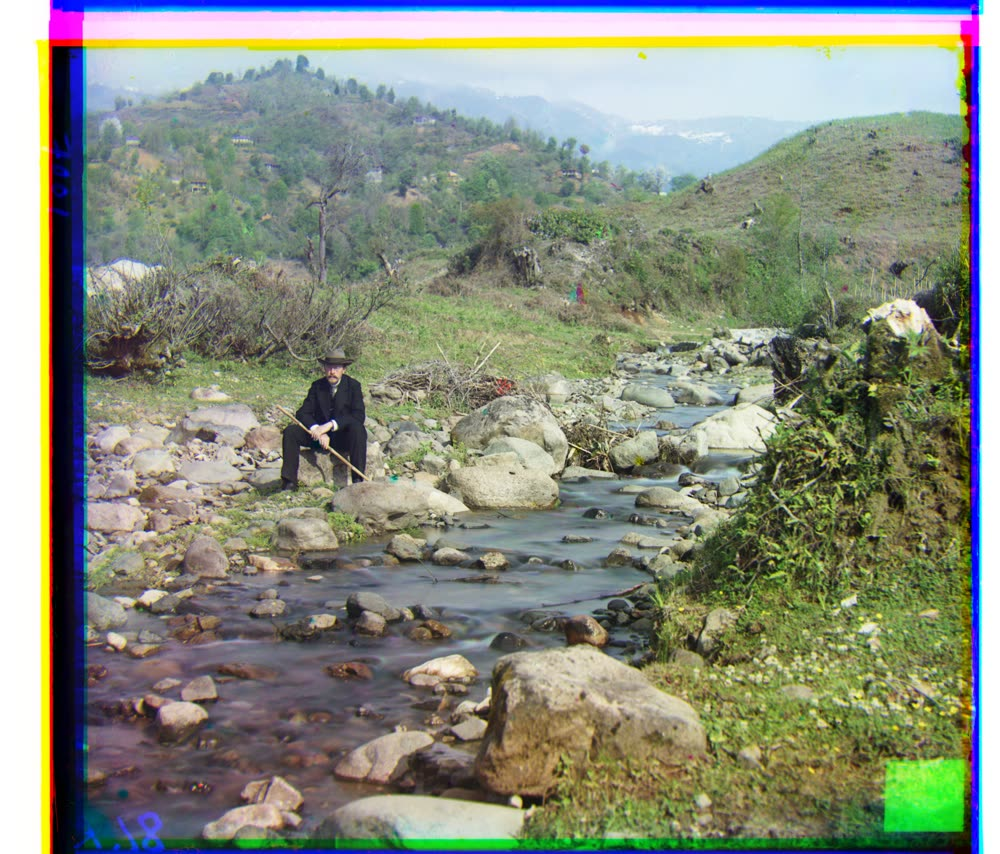
#> input picture projects/proj1/img_submission/02_multiscale_pyramid_alignment/self_portrait.jpg, 1000 x 854 px, found by its file name
$ python part1_1.py
#> lines starting #> are read from the running program, lines starting #| are printed output that depends on the picture
### projects/proj2/src/conv.py
"""2D convolution from scratch"""

import numpy as np


def conv2d_4loop(image: np.ndarray, kernel: np.ndarray) -> np.ndarray:
    """2D convolution (flips the kernel), four nested for loops. Same-size output."""
    H, W = image.shape
    kh, kw = kernel.shape
    ph, pw = kh // 2, kw // 2
    padded = np.pad(image, ((ph, ph), (pw, pw)))
    flipped = kernel[::-1, ::-1]
    out = np.zeros((H, W), dtype=np.float64)
    for i in range(H):
        for j in range(W):
            acc = 0.0
            for m in range(kh):
                for n in range(kw):
                    acc += padded[i + m, j + n] * flipped[m, n]
            out[i, j] = acc
    return out


def conv2d_2loop(image: np.ndarray, kernel: np.ndarray) -> np.ndarray:
    """Same convolution, but the two loops over output pixels are vectorized
    away with slicing, leaving only the two loops over kernel taps."""
    H, W = image.shape
    kh, kw = kernel.shape
    ph, pw = kh // 2, kw // 2
    padded = np.pad(image, ((ph, ph), (pw, pw)))
    flipped = kernel[::-1, ::-1]
    out = np.zeros((H, W), dtype=np.float64)
    for m in range(kh):
        for n in range(kw):
            out += flipped[m, n] * padded[m : m + H, n : n + W]
    return out

### projects/proj2/src/part1_1.py
"""Part 1.1: Convolutions from Scratch!

Implements 2D convolution with (a) four nested for loops and (b) two nested
for loops (kernel taps only, output plane vectorized), checks both against
scipy.signal.convolve2d, times all three, and applies a 9x9 box filter and
the finite difference operators D_x, D_y to a self-portrait.
"""

import time
from pathlib import Path

import cv2
import numpy as np
from scipy.signal import convolve2d

from conv import conv2d_2loop, conv2d_4loop

ROOT = Path(__file__).resolve().parent.parent
DATA = ROOT / "data"
OUT = ROOT / "output"
OUT.mkdir(exist_ok=True)


def to_uint8(im: np.ndarray) -> np.ndarray:
    """Min-max normalize a float array to [0, 255] uint8 for saving/display."""
    lo, hi = im.min(), im.max()
    if hi - lo < 1e-12:
        return np.zeros_like(im, dtype=np.uint8)
    return (255 * (im - lo) / (hi - lo)).astype(np.uint8)


def main():
    img = (
        cv2.imread(str(DATA / "self_portrait.jpg"), cv2.IMREAD_GRAYSCALE).astype(
            np.float64
        )
        / 255.0
    )
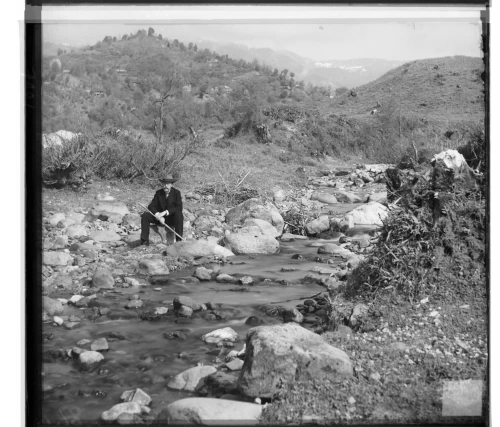
#> img: shape (854, 1000) float64 (shown at 1/2 size); min 0, max 1, mean 0.542
    cv2.imwrite(str(OUT / "1_1_self_portrait_gray.jpg"), to_uint8(img))
#> in to_uint8, `lo, hi = im.min(), im.max()`: lo = 0; hi = 1

    box9 = np.ones((9, 9)) / 81.0
    Dx = np.array([[1.0, -1.0]])
    Dy = np.array([[1.0], [-1.0]])

    # Correctness + timing comparison on a small crop (the naive 4-loop
    # version is far too slow in pure Python to run on the full image)
    small = cv2.resize(img, (96, 96), interpolation=cv2.INTER_AREA)
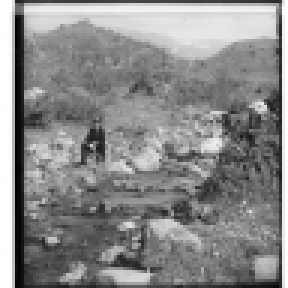
#> small: shape (96, 96) float64 (shown 3 times larger); min 0.00806, max 1, mean 0.542

    results = {}
    timings = {}

    t0 = time.perf_counter()
    results["4loop"] = conv2d_4loop(small, box9)
#> in conv2d_4loop, `padded = np.pad(image, ((ph, ph), (pw, pw)))`:
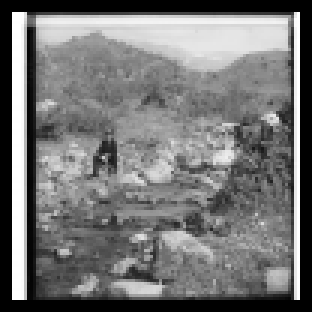
#> padded: shape (104, 104) float64 (shown 3 times larger); min 0, max 1, mean 0.462
#> after the loop in conv2d_4loop, `for i in range(H):`:
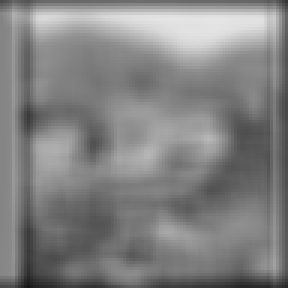
#> out: shape (96, 96) float64 (shown 3 times larger); min 0.0976, max 0.9, mean 0.511
    timings["4loop"] = time.perf_counter() - t0

    t0 = time.perf_counter()
    results["2loop"] = conv2d_2loop(small, box9)
    timings["2loop"] = time.perf_counter() - t0

    t0 = time.perf_counter()
    results["scipy"] = convolve2d(
        small, box9, mode="same", boundary="fill", fillvalue=0
    )
    timings["scipy"] = time.perf_counter() - t0

    report = [f"Test image: {small.shape}, kernel: {box9.shape} (mode='same')"]
    report += [f"{name}: {t * 1000:.3f} ms" for name, t in timings.items()]
    report.append(
        f"max|4loop - scipy| = {np.abs(results['4loop'] - results['scipy']).max():.3e}"
    )
    report.append(
        f"max|2loop - scipy| = {np.abs(results['2loop'] - results['scipy']).max():.3e}"
    )

    print("\n".join(report))
#| Test image: (96, 96), kernel: (9, 9) (mode='same')
#| 4loop: 285.728 ms
#| 2loop: 2.754 ms
#| scipy: 2.353 ms
#| max|4loop - scipy| = 1.110e-15
#| max|2loop - scipy| = 1.110e-15
    (OUT / "1_1_timing.txt").write_text("\n".join(report) + "\n")

    # --- Apply to the full self-portrait (use the vectorized 2-loop version
    # for speed; it is numerically identical to the 4-loop version) ---
    boxed = conv2d_2loop(img, box9)
#> in conv2d_2loop (call 2), `padded = np.pad(image, ((ph, ph), (pw, pw)))`:
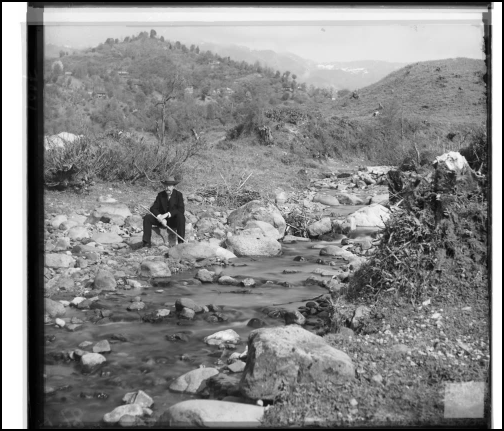
#> padded: shape (862, 1008) float64 (shown at 1/2 size); min 0, max 1, mean 0.533
    dx = conv2d_2loop(img, Dx)
#> after the loop in conv2d_2loop (call 3), `for m in range(kh):`:
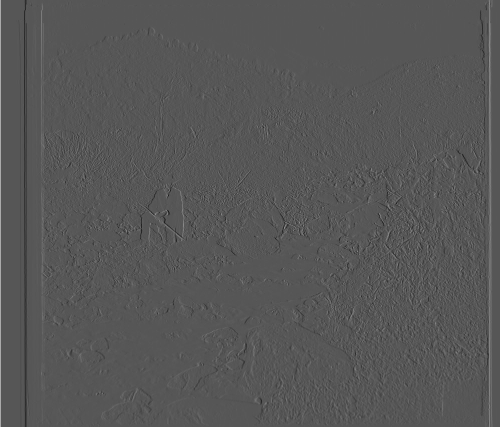
#> out: shape (854, 1000) float64 (shown at 1/2 size); min -0.518, max 1, mean 0.001; drawn with min black and max white
    dy = conv2d_2loop(img, Dy)
#> after the loop in conv2d_2loop (call 4), `for m in range(kh):`:
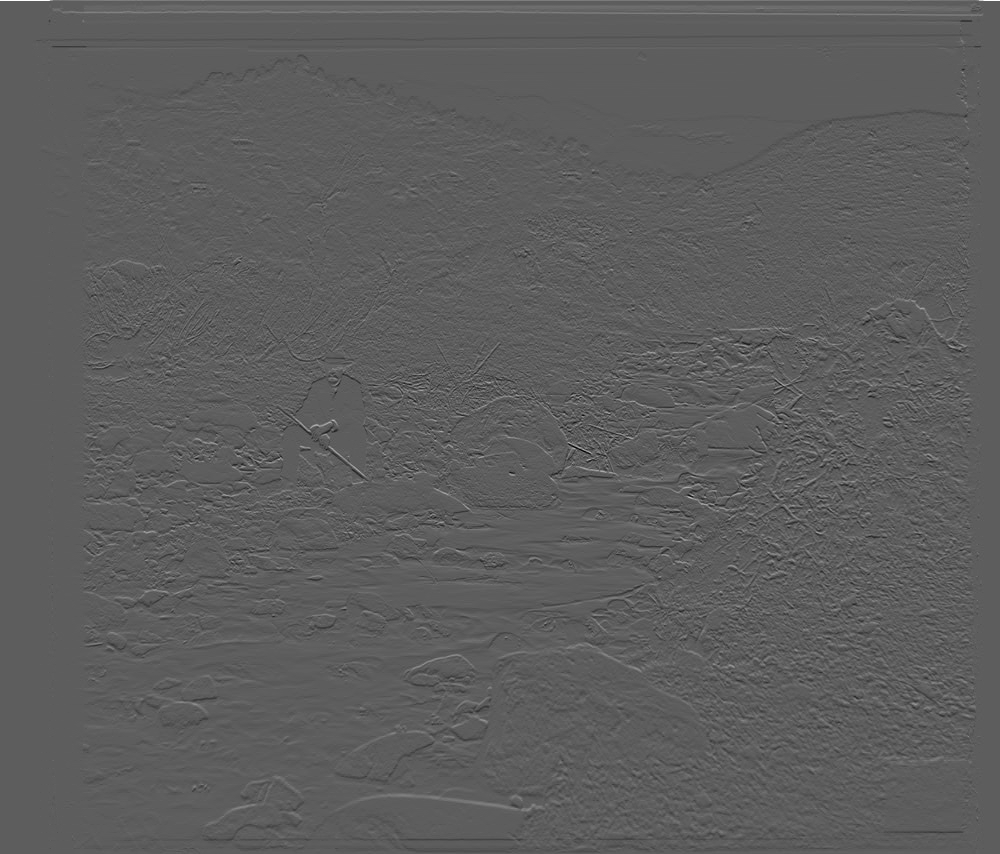
#> out: shape (854, 1000) float64; min -0.58, max 1, mean 0.000238; drawn with min black and max white

    cv2.imwrite(str(OUT / "1_1_box_filtered.jpg"), to_uint8(boxed))
    cv2.imwrite(str(OUT / "1_1_dx.jpg"), to_uint8(dx))
    cv2.imwrite(str(OUT / "1_1_dy.jpg"), to_uint8(dy))

    print("Saved outputs to", OUT)


if __name__ == "__main__":
    main()

$ run again, with projects/proj1/img_submission/02_multiscale_pyramid_alignment/church.jpg copied over projects/proj1/img_submission/02_multiscale_pyramid_alignment/self_portrait.jpg
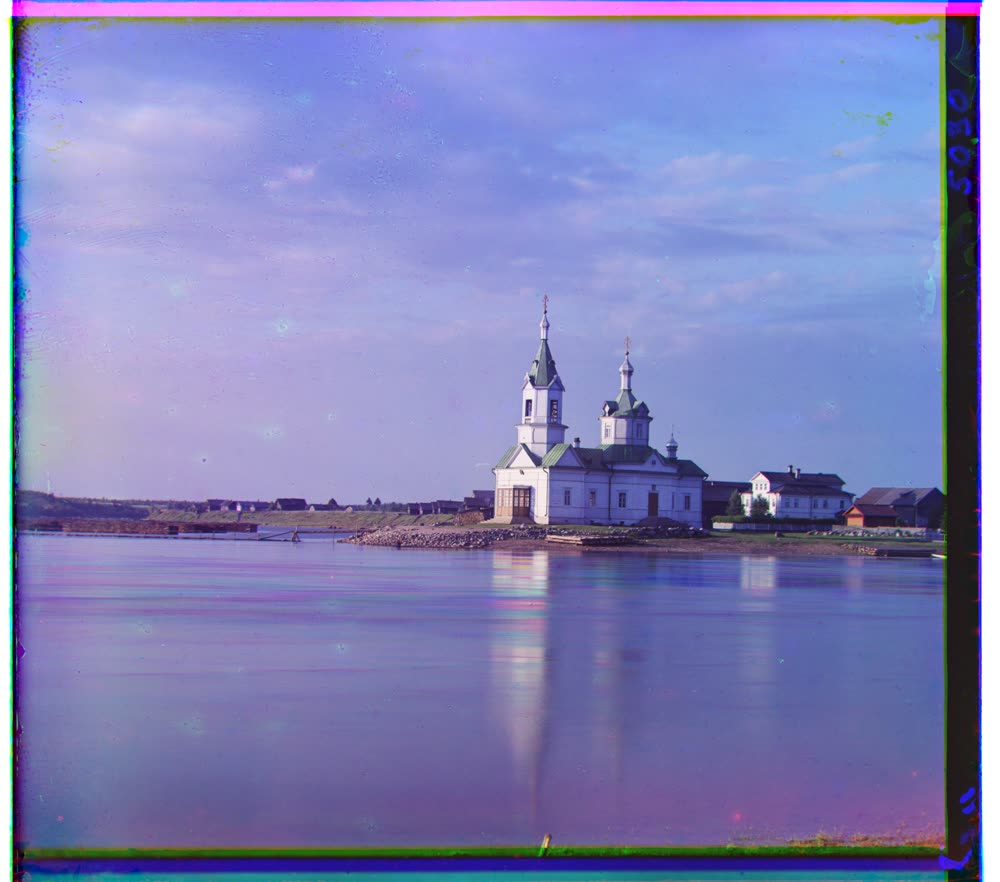
#> input picture projects/proj1/img_submission/02_multiscale_pyramid_alignment/church.jpg, 1000 x 882 px, found by its file name
#> in main, `img = ( cv2.imread(str(DATA / "self_portrait.jpg"), cv2.IMREAD_GRAYSCA..`:
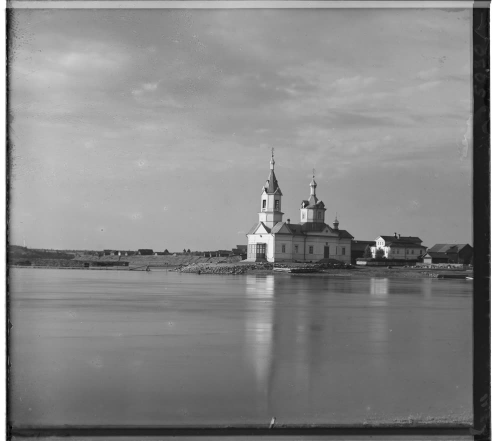
#> img: shape (882, 1000) float64 (shown at 1/2 size); min 0, max 1, mean 0.533
#> lo = 0; hi = 1
#| Test image: (96, 96), kernel: (9, 9) (mode='same')
#| 4loop: 263.842 ms
#| 2loop: 1.597 ms
#| scipy: 1.338 ms
#| max|4loop - scipy| = 8.882e-16
#| max|2loop - scipy| = 8.882e-16
#> after the loop in conv2d_2loop (call 4), `for m in range(kh):`:
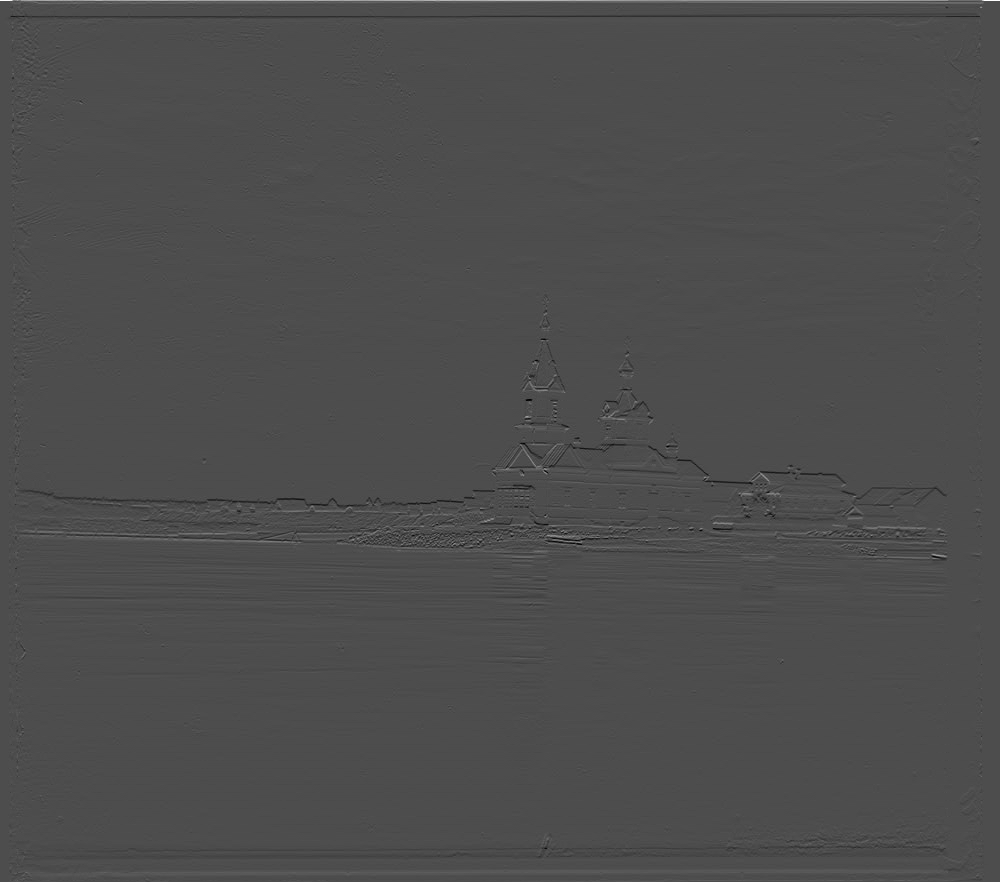
#> out: shape (882, 1000) float64; min -0.435, max 1, mean 0.000489; drawn with min black and max white
